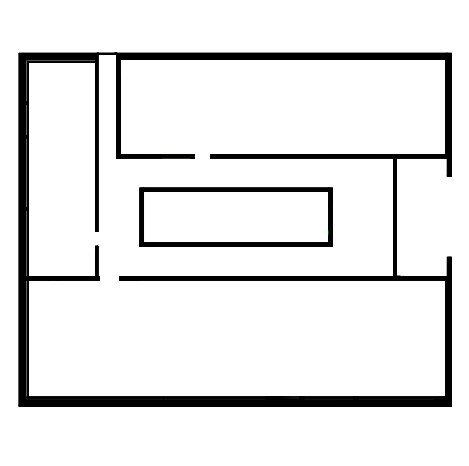
#> input picture training_images/simplified_floor_plan/O_0_2.png, 469 x 466 px; its folder holds only this picture in this run
$ python e08_harris_detector.py   (older library calls are emulated)
#> lines starting #> are read from the running program, lines starting #| are printed output that depends on the picture; after the words box and inside, x2 and y2 are one past the last pixel; in counts of white or black regions, pixels touching at a corner belong together
### imageCleaner.py
""" Methods for Loading and Processing Images

"""
import os.path
import cv2
import numpy as np

WINDOW_WIDTH = 1300     # taken from pFlowGRID/main.py
WINDOW_HEIGHT = 610     # taken from pFlowGRID/main.py
MIN_GRAY_VALUE = 0
MAX_GRAY_VALUE = 255


##########
# CHECKS #
##########

# [32 lines left out: function __check_rgb_values, not called in this run]


def __check_threshold(value):
    """ Checks if threshold value is in [0;255].

    :param value: int; threshold value
    :return: None
    """
    if not isinstance(value, int):
        raise TypeError("Data type of the threshold value must be int.\n"
                        "Current threshold value is: {} \n"
                        "Current data type of the threshold value is: {}".format(value, type(value)))
    elif value < MIN_GRAY_VALUE or value > MAX_GRAY_VALUE:
        raise ValueError(
            "The threshold value is incorrect. It must be between 0 and 255. Current threshold value is: {}".format(
                value))


def __check_height(image, height):
    """ Checks if the height is smaller or equals to image-height.

    Used for checking y-axis and kernel size.
    :param image: image
    :param height: int
    :return: None
    """
    if height > image.shape[0]:
        raise ValueError(
            "The height value is incorrect. It must be smaller than the image height. Current height value is: {}".format(
                height))
    elif not isinstance(height, int):
        raise TypeError("Data type of the height must be int.\n"
                        "Current height is: {} \n"
                        "Current data type of height: {}".format(height, type(height)))


def __check_width(image, width):
    """ Checks if the width is smaller or equals to image-width.

    Used for checking x-axis and kernel size.
    :param image: image
    :param width: int
    :return: None
    """
    if width > image.shape[1]:
        raise ValueError(
            "The width value is incorrect. It must be smaller than the image width. Current width value is: {}".format(
                width))
    elif not isinstance(width, int):
        raise TypeError("Data type of the height must be int.\n"
                        "Current height is: {} \n"
                        "Current data type of height: {}".format(width, type(width)))


##########
# OTHERS #
##########

def load_image(image_path):
    """Loads an image.

    :param image_path: str
    :return: rgb-image

    """
    if not image_path.lower().endswith('.png'):
        raise FileExistsError("Data type of the image must be a .png. Current image_path ist:{}".format(image_path))
    if type(image_path) == int:
        raise TypeError("Image path must be a str! Current image_path is:{}".format(image_path))
    if not os.path.exists(image_path):
        raise FileNotFoundError("File was not found. The searched image_path is: {}".format(image_path))
    image = cv2.imread(filename=image_path)
    image = cv2.cvtColor(image, cv2.COLOR_BGR2RGB)
    if image is None:
        raise AttributeError("Image-file can't be found. The affected image-path is:{}".format(image_path))
    return image


# [93 lines left out: functions show_image, resize_image, resize_image_without_distortion, snip_image, rotate_image, not called in this run]


####################
# POINT OPERATIONS #
####################
"""
Homogeneous point operations are independent of pixel coordinate.
Non-homogeneous point operations depend on pixel coordinate.
"""


def transform_file_into_grayscale_image(image_path):
    """Homogeneous point operation: Transforms an image to grayscale-image.

    flags=0 in cv2.imread()-method means that the passed image is transformed as a gray value image.
    If no flags have been set, the image is colored.
    :param image_path: str
    :return: image

    """
    if not image_path.lower().endswith('.png'):
        raise FileExistsError("Data type of the image must be a .png. Current image_path ist:{}".format(image_path))
    if type(image_path) == int:
        raise TypeError("Image path must be a str! Current image_path is:{}".format(image_path))
    if not os.path.exists(image_path):
        raise FileNotFoundError("File was not found. The searched image_path is: {}".format(image_path))
    image = cv2.imread(filename=image_path)  # , flags=0)
    image = cv2.cvtColor(image, cv2.COLOR_BGR2GRAY)
    if image is None:
        raise AttributeError("Image-file can't be found. The affected image-path is:" + image_path)
    return image


# [117 lines left out: functions transform_colored_into_grayscale_image, apply_simple_threshold, apply_adaptive_threshold, invert_image, change_color_in_area, change_color_in_pixel, not called in this run]


###########
# FILTERS #
###########
"""
A filter smooths the image by adding a blur to it.
One reason for using a filter is if the image contains a lot of noise because
applying the filter reduces the noises in the image.
Filters are also used to find edges.

The parameter ksize is an abbreviation for kernel size which is often used in the blurring methods.
The kernel size specifies how many pixel-rows and pixel-columns the kernel is large.
A kernel is a small matrix which is drawn over the image step by step.
The hot spot is the middle pixel of the kernel.
"""


def apply_gaussian_blur(image, kernel_size=(3, 3), sigma_x=2):
    """ Smoothing filter: Calculates the weight from the pixels in the kernel
        - how often the intensity values occur in the surrounding pixels and the hot spot at the kernel.
        The product of the weight is the new pixel value of the hot spot.

    The Gaussian Blur is the most popular blurring method.
    If the noise is also high, then a high kernel size is recommended (e.g.: (7,7)).
    If the noise is also low, then a smaller kernel size is recommended (e.g.: (3,3)).
    Hint: If the apply_canny_filter() is called after add_gaussian_blur(), then the noises are removed
    Further Information: https://docs.opencv.org/3.4/dc/dd3/tutorial_gausian_median_blur_bilateral_filter.html
    :param image: image
    :param kernel_size: tuple of int: (number_of_rows, number_of cols)
    :param sigma_x: int; width of the gaussian bell
            If the value is large, then the image is strongly smoothed.
            If the value is small, then the image is less smoothed.
    :return: image
    """
    __check_height(image, kernel_size[0])
    __check_width(image, kernel_size[1])
    return cv2.GaussianBlur(src=image, ksize=kernel_size, sigmaX=sigma_x)


# [86 lines left out: functions apply_average_blur, apply_median_blur, apply_bilateral_blur, apply_edge_preserving_filter, apply_laplacian, apply_sobel, not called in this run]


def apply_closing(image, kernel_size=(5, 5), form="ellipse"):
    """ Morphological Filter: Closing is performed by dilatation followed by erosion.

    This connects small particles and closes holes in the image.
    Further Information: https://docs.opencv.org/3.4/d3/dbe/tutorial_opening_closing_hats.html
    :param image: image
    :param kernel_size:  tuple of int: (number_of_rows, number_of cols)
    :param form: str;
    :return: image
    """
    __check_height(image, kernel_size[0])
    __check_width(image, kernel_size[1])
    if form.lower() == "ellipse":
        return cv2.morphologyEx(image, cv2.MORPH_CLOSE,
                                cv2.getStructuringElement(cv2.MORPH_ELLIPSE, (kernel_size[0], kernel_size[1])))
    elif form.lower() == "rectangle":
        return cv2.morphologyEx(image, cv2.MORPH_CLOSE,
                                cv2.getStructuringElement(cv2.MORPH_RECT, (kernel_size[0], kernel_size[1])))
    else:
        raise AttributeError(
            "For form is only allowed 'ellipse' or 'rectangle'. Current form value is: {}".format(form))


#############
# DETECTORS #
#############
""" A detector has the task of finding characteristic features or distinctive points in an image.
Predefined methods or sets of commands are used for this purpose.

"""


def apply_canny_detector(image, threshold1=125, threshold2=175):
    """Canny Edge Detector: Detects edges according to the Canny Edge Algorithm.

    Further Information:  https://docs.opencv.org/3.4/da/d5c/tutorial_canny_detector.html
    Hint: If a blurred image is passed, then fewer edges are detected.
    :param threshold2: int
    :param threshold1: int
    :param image: image
    :return: image
    """
    __check_threshold(threshold1)
    __check_threshold(threshold2)
    if len(image.shape) != 2:
        image = transform_colored_into_grayscale_image(image)
    return cv2.Canny(image=image, threshold1=threshold1, threshold2=threshold2)


# [21 lines left out: function apply_harris_detector, not called in this run]

### experiments/imageAnalyzer.py
""" Methods for Analyzing Images

"""
import math
import cv2
from matplotlib import pyplot as plt
import numpy as np

MIN_GRAY_VALUE = 0
MAX_GRAY_VALUE = 255


# [36 lines left out: functions check_gray, show_image, not called in this run]


def show_images(plot_axis=True, number_cols=2, images=None, titles=None, window_name="Image", show_now=True):
    """ Displays images in only one window.

    :param titles: str or list of str or None; title of the image
    :param number_cols: int
    :param window_name: str
    :param plot_axis: bool;  If it is True, then the axis are shown.
    :param images: list of images
    :param show_now: bool; If it is True, then the image is shown.
    :return: None;
    """
    if images is None:
        images = []
    number_rows = int(math.ceil(len(images) / number_cols))
    plt.figure(window_name)
    plt.subplots_adjust(hspace=0.1, wspace=0.1)
    for i in range(len(images)):
        plt.subplot(number_rows, number_cols, i+1)
        plt.axis(plot_axis)
        if titles is None:
            plt.title("{} {}".format(window_name, i))
        else:
            plt.title(titles[i])
        plt.imshow(images[i], cmap="gray")
    if show_now:
        plt.show()


# [74 lines left out: functions plot_histogram, __plot_grayscale_histogram, __plot_rgb_histogram, create_round_mask, not called in this run]

### experiments/e08_harris_detector.py
""" Experiment 8: Finding Corners.

    At first, Harris Corner Detector was implemented.
    Next, in order to better extract the corners, the following approaches were tested:
    1. approach was to take the first corner per cluster which is described in get_coordinates_old().
    2. approach was to calculate averaged corner per cluster which is described in get_coordinates().
    Result: second approach reflects the positions of the actual corners better than in the first approach.

"""
import numpy as np
import cv2
from experiments import imageAnalyzer
import imageCleaner
import os
from math import sqrt
import matplotlib.pyplot as plt

image_path = "../training_images/simplified_floor_plan/"
file_name = 'O_0_1.png'
MAX_DISTANCE_CORNER = 20
images = []
titles = []


def apply_customized_canny(image):
    """ Applies Gaussian Blur, Closing and Canny Detector according to the experiment 7 (e07_canny_combinations.py).

    :param image: image
    :return: image
    """
    image_gray = imageCleaner.transform_file_into_grayscale_image(image)
#> in transform_file_into_grayscale_image, image is the input picture: shape (466, 469, 3); mean B, G, R 230.6, 230.7, 230.6
    images.append(image_gray)
    titles.append("Grayscale Image")

    # Customized Canny
    image_blur = imageCleaner.apply_gaussian_blur(image=image_gray, kernel_size=(21, 21))
    image_closing = imageCleaner.apply_closing(image=image_blur, kernel_size=(5, 5), form="ellipse")
#> in apply_closing, `return cv2.morphologyEx(image, cv2.MORPH_CLOSE, cv2.getStructuringElem..`:
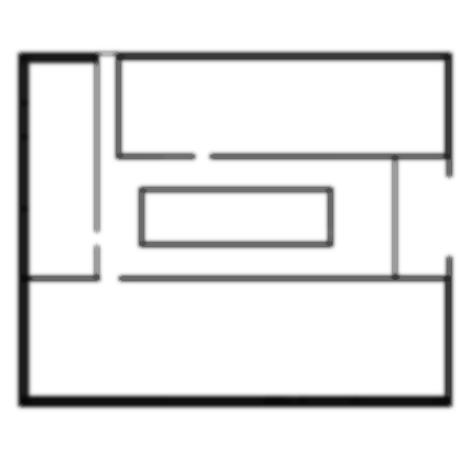
#> returned value: shape (466, 469); min 7, max 255, mean 232.2
    image_canny = imageCleaner.apply_canny_detector(image=image_closing, threshold1=125, threshold2=175)
#> in apply_canny_detector, `return cv2.Canny(image=image, threshold1=threshold1, threshold2=thresh..`:
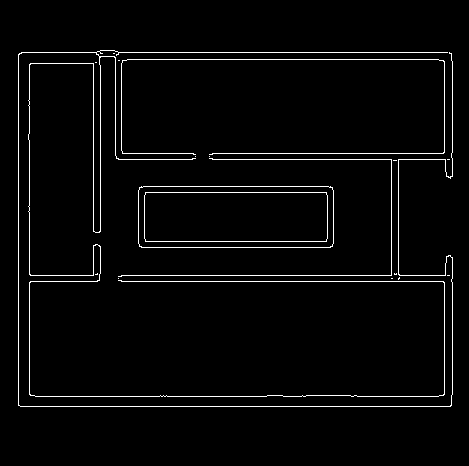
#> returned value: shape (466, 469); 2.8% white in thin lines or dots, all inside (x1, y1, x2, y2) = (18, 50, 453, 407)
    image_canny_finished = imageCleaner.apply_closing(image=image_canny, kernel_size=(12, 12), form="rectangle")
#> call 2 of apply_closing, with kernel_size = (12, 12), form = 'rectangle'
#> in apply_closing (call 2), `return cv2.morphologyEx(image, cv2.MORPH_CLOSE, cv2.getStructuringElem..`:
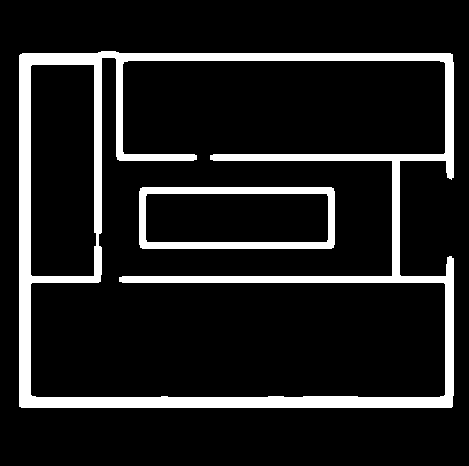
#> returned value: shape (466, 469); 12.1% white; 2 white regions, box (x1, y1, x2, y2) and area: (19, 51, 454, 408) 23080, (139, 187, 335, 249) 3400
    images.append(image_canny_finished)
    titles.append("Canny Image")
    return np.float32(image_canny_finished)


def apply_harris(orig_image, canny_image):
    """ Converts image in gray-scale, applies customized Canny Edge Detector and applies Harris Detector.

    :param orig_image: str; path of the image
    :param canny_image: image; image which was preprocessed with apply_customized_canny()
    :return: bool array; If the element is True, then it is a corner
    """
#> called with orig_image = 'O_0_2.png'

    image_rgb = imageCleaner.load_image(orig_image)
    # dst = cv2.cornerHarris(canny_image, 2, 3, 0.04)
    dst = cv2.cornerHarris(src=canny_image, blockSize=2, ksize=5, k=0.05)
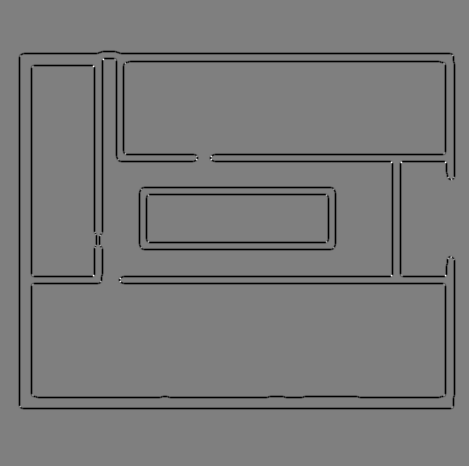
#> dst: shape (466, 469) float32; min -1.71e+10, max 1.72e+10, mean -752502976; drawn with min black and max white
    image_rgb[dst > 0.01 * dst.max()] = [0, 0, 255]
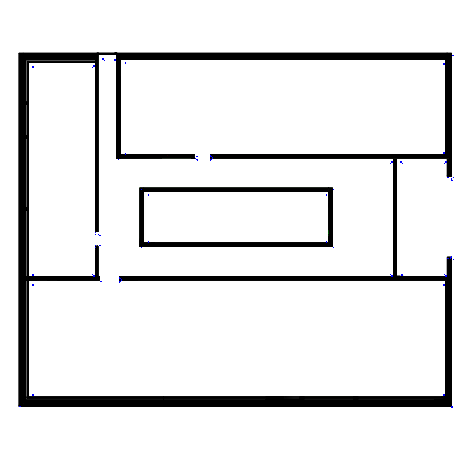
#> image_rgb: shape (466, 469, 3); mean R, G, B 230.5, 230.5, 230.7
    images.append(image_rgb)
    titles.append("Harris Corner Image")

    return dst > 0.01 * dst.max()
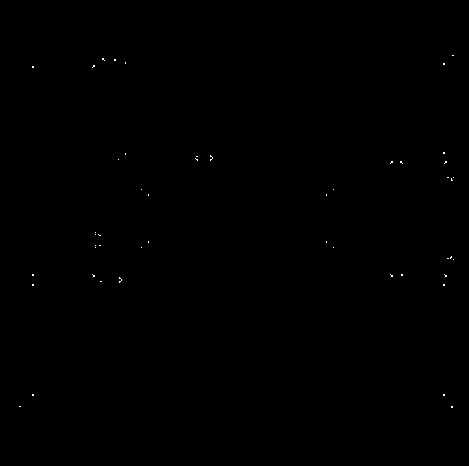
#> returned value: shape (466, 469) bool; 0.07% white in thin lines or dots, all inside (x1, y1, x2, y2) = (19, 55, 454, 408)
#| Number of Corners: 152


def extract_corner_array(corner_array):
    """Converts a bool array into a list with tuples of the corner coordinates

    :param corner_array: bool array; If the element is True, then it is a corner
    :return: list with tuples of corner; e.g. [ (1,1), (2,4)]
    """
    all_corners = []
    # Collect and extract found corners
    for x_coordinate in range(corner_array.shape[1]):
        for y_coordinate in range(corner_array.shape[0]):
            if corner_array[y_coordinate, x_coordinate]:
                all_corners.append((x_coordinate, y_coordinate))
    print("Number of Corners: {}".format(len(all_corners)))
    return all_corners


def get_coordinates_old(corner_list):
    """ Sorts out unnecessary corners.

    Put first corner in the corner_list. If the next corner is far enough (MAX_DISTANCE) away from corners in the corner list, then the corner will be appended to the corner_list.
    :param corner_list: list with tuples of corner; e.g. [ (1,1), (2,4)]
    :return: list with tuples of corner; e.g. [ (1,1), (2,4)]
    """
    remaining_corners = []

    for corner in corner_list:
        already_there = False
        for c in remaining_corners:
            a = corner[0] - c[0]
            b = c[1] - corner[1]
            distance = sqrt(a ** 2 + b ** 2)
            if distance < MAX_DISTANCE_CORNER:
                already_there = True
        if not already_there:
            remaining_corners.append(corner)
#> this loop made 152 passes
#> corner on passes 1 to 3: (19, 406), (20, 406), (32, 66)
#> after the loop, remaining_corners = [(19, 406), (32, 66), (32, 274), (92, 67), (92, 274), (95, 232), (114, 59), (118, 159), (119, 277), (141, 189), (141, 247), (195, 158), (326, 194), (326, 241), (390, 163), (390, 274), (443, 63), (443, 152), (443, 284), (443, 394), (447, 177), (447, 258)]
        # else:
        #     print("Discarded Corners {}".format(corner))

    print("Number of Corners: {}".format(len(remaining_corners)))
#| Number of Corners: 22
    return remaining_corners


def get_coordinates(corner_list):
    """ Sorts out unnecessary corners.

    Build clusters with corners that are within a certain MAX_DISTANCE.
    The average value of the corners is calculated from the respective cluster and this is the new corner point.W
    :param corner_list: list with tuples of corner; e.g. [ (1,1), (2,4)]
    :return: list with tuples of corner; e.g. [ (1,1), (2,4)]
    """
    cluster_list = []
    for corner in corner_list:
        check_find = False
        for cluster in cluster_list:
            point = cluster[0]
            a = point[0] - corner[0]
            b = point[1] - corner[1]
            distance = sqrt(a ** 2 + b ** 2)
            if distance <= MAX_DISTANCE_CORNER:
                cluster.append(corner)
                check_find = True
                break
        if not check_find:
            cluster_list.append([corner])

    final_corners = []
    for cluster in cluster_list:
        x_coordinate, y_coordinate, number_of_points = 0, 0, 0
        # calculate mean for corner point coordinates
        for point in cluster:
            x_coordinate += point[0]
            y_coordinate += point[1]
            number_of_points += 1
        x_coordinate = int(x_coordinate / number_of_points)
        y_coordinate = int(y_coordinate / number_of_points)
        final_corners.append((x_coordinate, y_coordinate))

    return final_corners


if __name__ == '__main__':
    os.chdir(image_path)
    for file_name in os.listdir(os.getcwd()):
        if file_name.lower().endswith('.png'):
            images.clear()
            titles.clear()
            corners = apply_harris(file_name, apply_customized_canny(file_name))

            final_corners_v1 = get_coordinates_old(extract_corner_array(corners))
#> final_corners_v1 has the same summary as remaining_corners in get_coordinates_old
            final_corners_v1 = np.array(final_corners_v1)     # Transform list into Array
#> final_corners_v1 = 22 rows, first 8: [19, 406], [32, 66], [32, 274], [92, 67], [92, 274], [95, 232], [114, 59], [118, 159]
            x, y = final_corners_v1.T
#> x = 22 values from 19 to 447; y = 22 values, max 406 at index 0, min 59 at index 6, mean 209.5
            imageAnalyzer.show_images(plot_axis=False, number_cols=2, images=images, titles=titles, window_name=file_name, show_now=False)
#> in show_images, `number_rows = int(math.ceil(len(images) / number_cols))`: number_rows = 2
#> the loop in show_images, `for i in range(len(images)):` made 3 passes
            plt.subplot(2, 2, 3)
            plt.scatter(x, y, marker="*", color="red")

            final_corners_v2 = get_coordinates(extract_corner_array(corners))
#| Number of Corners: 152
#> the loop in get_coordinates, `for corner in corner_list:` made 152 passes
#> after the loop in get_coordinates, `for corner in corner_list:`: cluster = [(447, 258), (448, 258), (450, 257), (450, 258), (451, 256), (451, 257), (453, 259)]; cluster_list = 22 items
#> the loop in get_coordinates, `for cluster in cluster_list:` made 22 passes
#> (x_coordinate, y_coordinate) on passes 1, 3, 4, 5, 6, 7, 9, 12: (28, 398), (32, 279), (98, 62), (95, 276), (97, 239), (118, 60), (119, 279), (204, 157)
#> after the loop in get_coordinates, `for cluster in cluster_list:`: final_corners = [(28, 398), (32, 66), (32, 279), (98, 62), (95, 276), (97, 239), (118, 60), (122, 155), (119, 279), (145, 192), (145, 243), (204, 157), (328, 192), (328, 243), (396, 161), (395, 274), (446, 60), (444, 157), (444, 279), (447, 400), (450, 178), (450, 257)]
#> final_corners_v2 has the same summary as final_corners in get_coordinates
            final_corners_v2 = np.array(final_corners_v2)     # Transform list into Array
#> final_corners_v2 = 22 rows, first 8: [28, 398], [32, 66], [32, 279], [98, 62], [95, 276], [97, 239], [118, 60], [122, 155]
            x, y = final_corners_v2.T
#> x = 22 values, max 450 at index 20, min 28 at index 0, mean 243.8; y = 22 values, max 400 at index 19, min 60 at index 6, mean 209.4
            plt.subplot(2, 2, 3)
            plt.scatter(x, y, marker=".", color="green")

            plt.show()
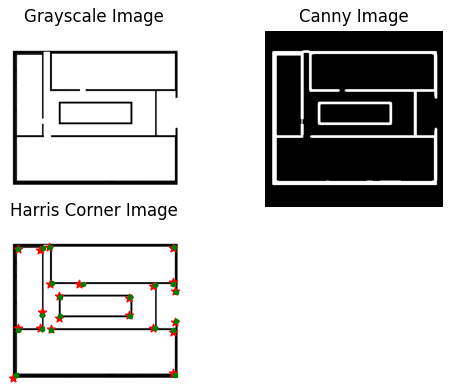
#> figure drawn by matplotlib, 3 panels
